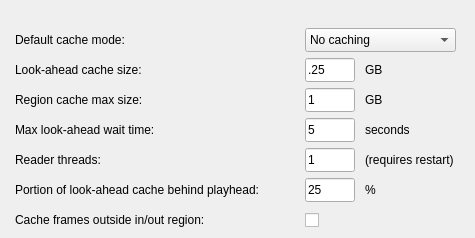
     <widget class="QWidget" name="cachingTab">
      <attribute name="title">
       <string>Caching</string>
      </attribute>
      <widget class="QLabel" name="label_92">
       <property name="geometry">
        <rect>
         <x>15</x>
         <y>60</y>
         <width>140</width>
         <height>19</height>
        </rect>
       </property>
       <property name="text">
        <string>Look-ahead cache size:</string>
       </property>
       <property name="alignment">
        <set>Qt::AlignLeading|Qt::AlignLeft|Qt::AlignVCenter</set>
       </property>
      </widget>
      <widget class="QLabel" name="label_48">
       <property name="geometry">
        <rect>
         <x>15</x>
         <y>150</y>
         <width>95</width>
         <height>19</height>
        </rect>
       </property>
       <property name="text">
        <string>Reader threads:</string>
       </property>
       <property name="alignment">
        <set>Qt::AlignLeading|Qt::AlignLeft|Qt::AlignVCenter</set>
       </property>
      </widget>
      <widget class="QLabel" name="label_95">
       <property name="geometry">
        <rect>
         <x>15</x>
         <y>90</y>
         <width>138</width>
         <height>19</height>
        </rect>
       </property>
       <property name="text">
        <string>Region cache max size:</string>
       </property>
       <property name="alignment">
        <set>Qt::AlignLeading|Qt::AlignLeft|Qt::AlignVCenter</set>
       </property>
      </widget>
      <widget class="QLabel" name="label_50">
       <property name="geometry">
        <rect>
         <x>15</x>
         <y>120</y>
         <width>162</width>
         <height>19</height>
        </rect>
       </property>
       <property name="text">
        <string>Max look-ahead wait time:</string>
       </property>
       <property name="alignment">
        <set>Qt::AlignLeading|Qt::AlignLeft|Qt::AlignVCenter</set>
       </property>
      </widget>
      <widget class="QLabel" name="label_51">
       <property name="geometry">
        <rect>
         <x>15</x>
         <y>180</y>
         <width>279</width>
         <height>19</height>
        </rect>
       </property>
       <property name="text">
        <string>Portion of look-ahead cache behind playhead:</string>
       </property>
       <property name="alignment">
        <set>Qt::AlignLeading|Qt::AlignLeft|Qt::AlignVCenter</set>
       </property>
      </widget>
      <widget class="QLabel" name="catcheFramesOutsideRegionLabel">
       <property name="geometry">
        <rect>
         <x>15</x>
         <y>210</y>
         <width>218</width>
         <height>19</height>
        </rect>
       </property>
       <property name="text">
        <string>Cache frames outside in/out region:</string>
       </property>
       <property name="alignment">
        <set>Qt::AlignLeading|Qt::AlignLeft|Qt::AlignVCenter</set>
       </property>
      </widget>
      <widget class="QLabel" name="label_91">
       <property name="geometry">
        <rect>
         <x>365</x>
         <y>60</y>
         <width>18</width>
         <height>19</height>
        </rect>
       </property>
       <property name="text">
        <string>GB</string>
       </property>
      </widget>
      <widget class="QLabel" name="label_49">
       <property name="geometry">
        <rect>
         <x>365</x>
         <y>120</y>
         <width>49</width>
         <height>19</height>
        </rect>
       </property>
       <property name="text">
        <string>seconds</string>
       </property>
      </widget>
      <widget class="QLabel" name="label_94">
       <property name="geometry">
        <rect>
         <x>365</x>
         <y>90</y>
         <width>18</width>
         <height>19</height>
        </rect>
       </property>
       <property name="text">
        <string>GB</string>
       </property>
      </widget>
      <widget class="QLabel" name="label_13">
       <property name="geometry">
        <rect>
         <x>365</x>
         <y>180</y>
         <width>16</width>
         <height>19</height>
        </rect>
       </property>
       <property name="text">
        <string>%</string>
       </property>
      </widget>
      <widget class="QLabel" name="label_12">
       <property name="geometry">
        <rect>
         <x>365</x>
         <y>150</y>
         <width>101</width>
         <height>19</height>
        </rect>
       </property>
       <property name="text">
        <string>(requires restart)</string>
       </property>
      </widget>
      <widget class="QLineEdit" name="regionCacheSize64Edit">
       <property name="geometry">
        <rect>
         <x>305</x>
         <y>88</y>
         <width>50</width>
         <height>24</height>
        </rect>
       </property>
       <property name="maximumSize">
        <size>
         <width>50</width>
         <height>16777215</height>
        </size>
       </property>
       <property name="text">
        <string>1</string>
       </property>
      </widget>
      <widget class="QLineEdit" name="lookAheadCacheSize64Edit">
       <property name="geometry">
        <rect>
         <x>305</x>
         <y>58</y>
         <width>50</width>
         <height>24</height>
        </rect>
       </property>
       <property name="maximumSize">
        <size>
         <width>50</width>
         <height>16777215</height>
        </size>
       </property>
       <property name="text">
        <string>.25</string>
       </property>
      </widget>
      <widget class="QLineEdit" name="bufferWaitEdit">
       <property name="geometry">
        <rect>
         <x>305</x>
         <y>118</y>
         <width>50</width>
         <height>24</height>
        </rect>
       </property>
       <property name="maximumSize">
        <size>
         <width>50</width>
         <height>16777215</height>
        </size>
       </property>
       <property name="text">
        <string>5</string>
       </property>
      </widget>
      <widget class="QLineEdit" name="rthreadEdit">
       <property name="geometry">
        <rect>
         <x>305</x>
         <y>148</y>
         <width>50</width>
         <height>24</height>
        </rect>
       </property>
       <property name="maximumSize">
        <size>
         <width>50</width>
         <height>12312312</height>
        </size>
       </property>
       <property name="text">
        <string>1</string>
       </property>
      </widget>
      <widget class="QLineEdit" name="lookBehindFracEdit">
       <property name="geometry">
        <rect>
         <x>305</x>
         <y>178</y>
         <width>50</width>
         <height>24</height>
        </rect>
       </property>
       <property name="maximumSize">
        <size>
         <width>50</width>
         <height>16777215</height>
        </size>
       </property>
       <property name="text">
        <string>25</string>
       </property>
      </widget>
      <widget class="QCheckBox" name="cacheOutsideRegionToggle">
       <property name="geometry">
        <rect>
         <x>305</x>
         <y>212</y>
         <width>16</width>
         <height>16</height>
        </rect>
       </property>
      </widget>
      <widget class="QLabel" name="label_37">
       <property name="geometry">
        <rect>
         <x>15</x>
         <y>30</y>
         <width>124</width>
         <height>19</height>
        </rect>
       </property>
       <property name="text">
        <string>Default cache mode:</string>
       </property>
       <property name="alignment">
        <set>Qt::AlignLeading|Qt::AlignLeft|Qt::AlignVCenter</set>
       </property>
      </widget>
      <widget class="QComboBox" name="cacheModeCombo">
       <property name="geometry">
        <rect>
         <x>305</x>
         <y>28</y>
         <width>151</width>
         <height>24</height>
        </rect>
       </property>
       <item>
        <property name="text">
         <string>No caching</string>
        </property>
       </item>
       <item>
        <property name="text">
         <string>Region cache</string>
        </property>
       </item>
       <item>
        <property name="text">
         <string>Look-ahead cache</string>
        </property>
       </item>
      </widget>
     </widget>
